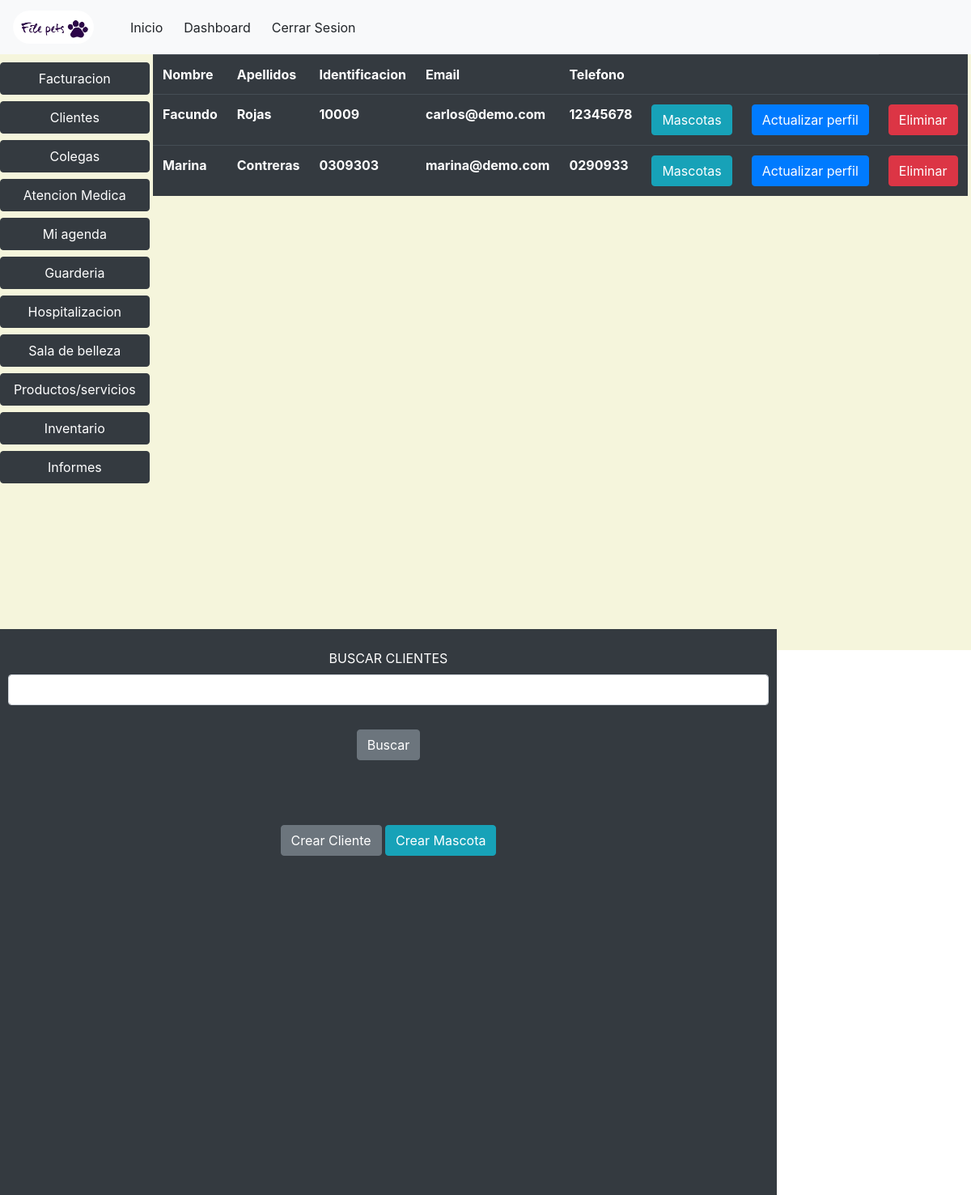
/ver/clientes (signed in), run on an earlier commit of the app's database.
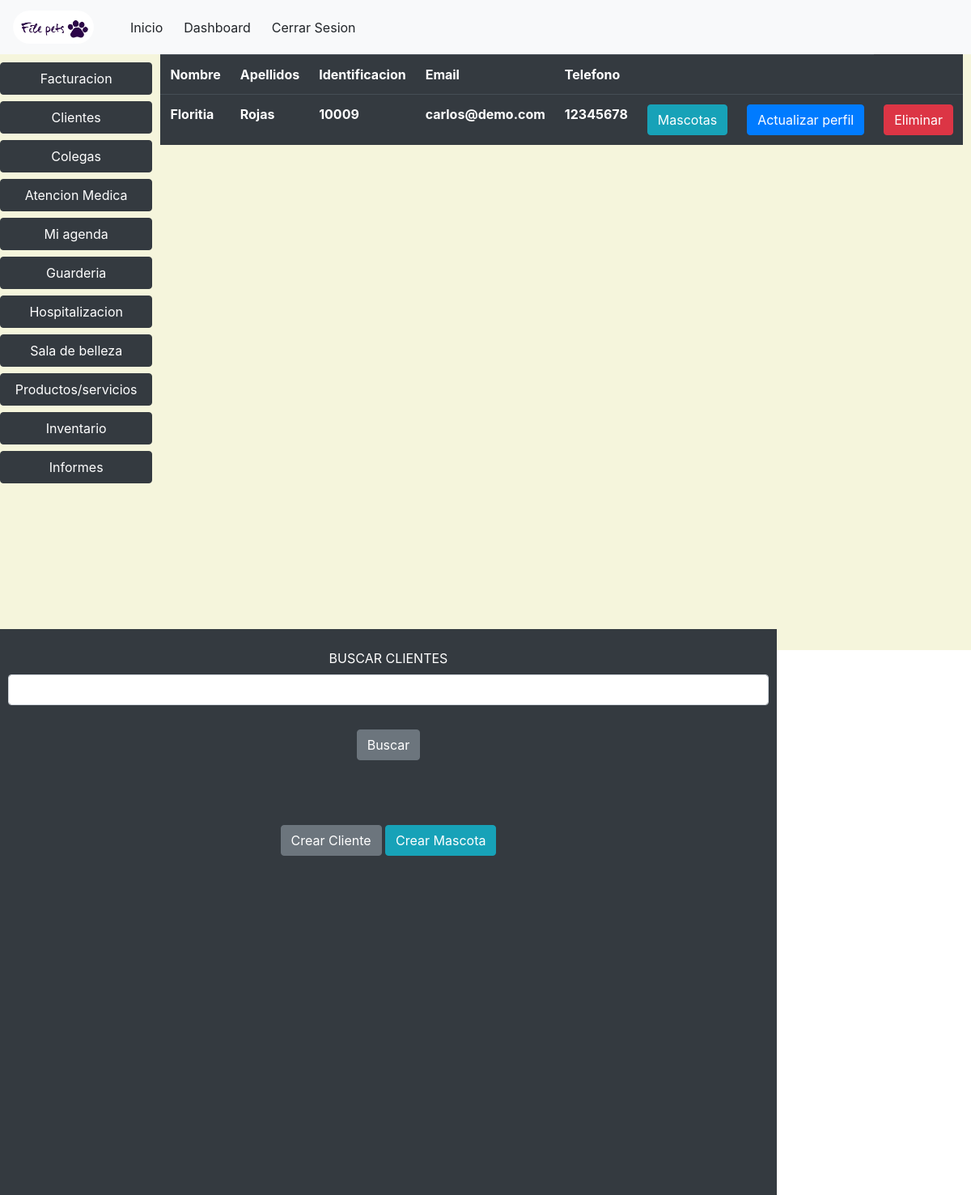
And on a later commit of the database.
### veterinary/models.py (models this page shows, shortened)
class Client(models.Model):
    veterinary = models.ForeignKey(Veterinary, on_delete=models.CASCADE,blank=True,null=True)
    name = models.CharField(max_length=50,blank=False,null=False)
    last_name = models.CharField(max_length=50,blank=False,null=False)
    identification = models.CharField(max_length=50,blank=True,null=True)
    email = models.EmailField(unique=True)
    phone = models.CharField(max_length=15,blank=True,null=True)

### veterinary/views.py (the view)
# urls.py: path("ver/clientes",views.detailClient,name='detailClient'),
@login_required(login_url='login')
def detailClient(request):
    if request.method == 'POST':
        clients = Client.objects.filter(name__contains = request.POST.get('search',''))
    else:
        clients = Client.objects.all()
    context = {'clients':clients}
    return render(request,'veterinary/detailClient.html',context)

### templates/veterinary/detailClient.html (shortened to what this page needs)
{% extends 'layout/base.html' %}
{% block 'style' %}
{% load static %}
<link rel="stylesheet" href="{% static 'css/estilo.css' %}">
{% endblock %}
{% block 'header' %}
{% include 'layout/partials/headerbase.html' %}
{% endblock %}
{% block 'content' %}
<div class="left-menu">
  <div class="caja1">
    {% include 'layout/partials/leftmenu.html' %}
  </div>
  <div class="caja2">
    <div style="width: 80%; background-color: rgb(52,58,64);color:white; text-align: center;padding-left: 10px;padding-right: 10px;">
        <form action="" method="POST" style="margin-top:3vh ;">
            <label >BUSCAR CLIENTES</label>
            <input type="text" class="form-control" name="search">
            <input type="submit" class="btn btn-secondary" value="Buscar" style="margin-top: 30px ;">
        </form>
        <a href=" {% url 'registerClient' %}" class="btn btn-secondary" style="margin-top: 10vh;">Crear Cliente</a>
        <a href=" {% url 'registerPet' %}" class="btn btn-info" style="margin-top: 10vh;">Crear Mascota</a>
    </div>
  </div>
  <div class="caja3">
    <div>
        <table class="table table-dark">
            <tr>
                <th>Nombre</th>
                <th>Apellidos</th>
                <th>Identificacion</th>
                <th>Email</th>
                <th>Telefono</th>
                <th></th>
                <th></th>
              </tr>
        {% for client in clients %}
            <tr>
                <th>{{client.name}}</th>
                <th>{{client.last_name}}</th>
                <th>{{client.identification}}</th>
                <th>{{client.email}}</th>
                <th>{{client.phone}}</th>
                <th><a href="{% url 'registerClient' %}" class="btn btn-info">Mascotas</a></th>
                <th><a href="{% url 'updateClient' id=client.id %}" class="btn btn-primary">Actualizar perfil</a></th>
                <th><button onclick = "borrar('{{client.id}}')" class="btn btn-danger">Eliminar</button></th>
            </tr>
        {% endfor %}
        </table>
    </div>
  </div>
</div>
{% endblock %}

What changed in the data, as far as the page shows it:
removed Client: name "Marina", last_name "Contreras", identification "0309303", email "marina@demo.com", phone "0290933"
changed Client "Rojas": name "Facundo" → "Floritia"
